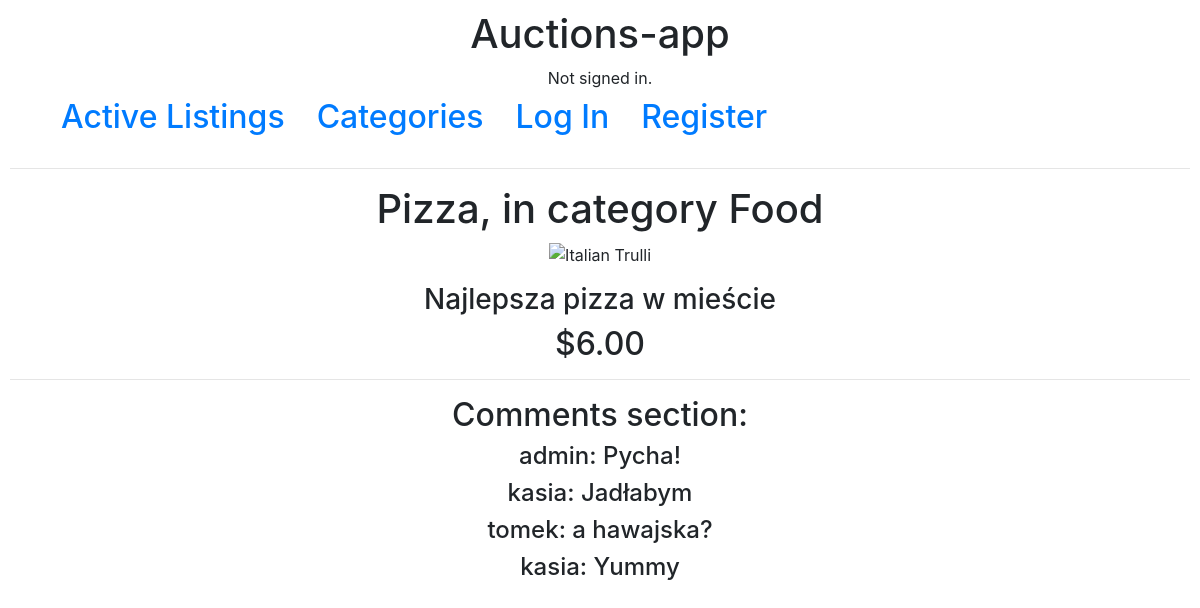
The app's page /13/, older data.
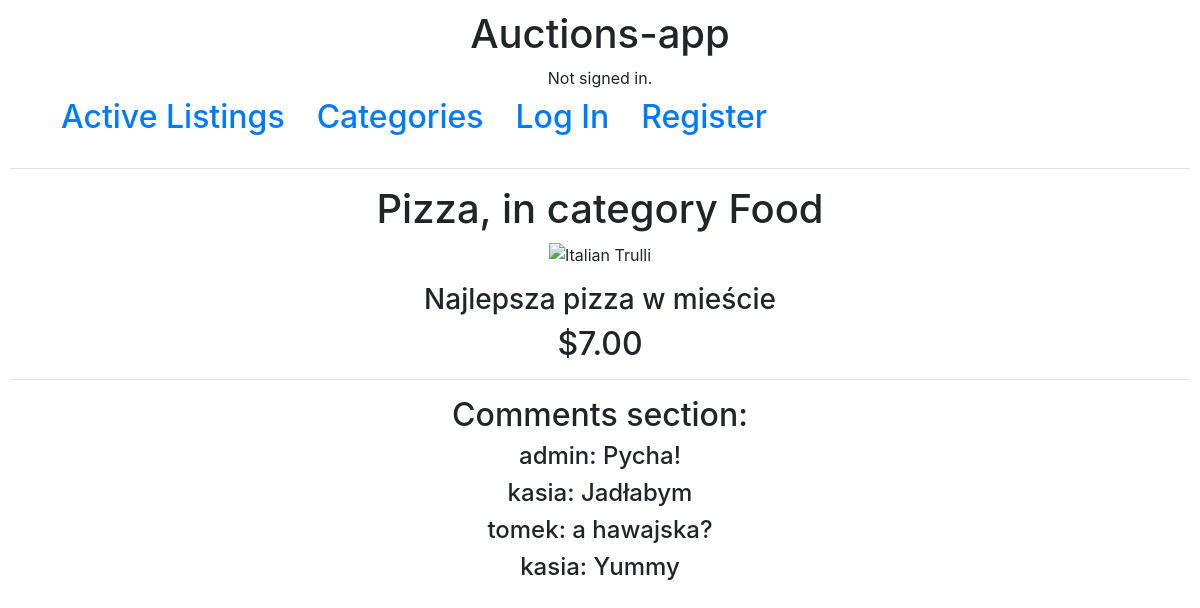
The same page, newer data.
### auctions/models.py (models this page shows, shortened)
class Bid(models.Model):
    listing_id = models.ForeignKey(Listing, on_delete=models.CASCADE, related_name="listing")
    user_id = models.ForeignKey(User, on_delete=models.CASCADE, related_name="user")
    price = models.DecimalField(max_digits=19, decimal_places=2, blank=False, validators=[MinValueValidator(1)])
    class Meta:
        get_latest_by = 'price'

### auctions/views.py (the view)
# urls.py: path("<int:listing_id>/", views.listing, name="listing"),
def listing(request, listing_id):
    b = Bid.objects.annotate(
    highest=Max('listing_id__listing__price')
).filter(
    price=F('highest'))
    listing = Listing.objects.get(id=listing_id)
    form = bid_form()
    form_comment = new_comment()
    for i in b:
        if i.listing_id == listing:
            b = i
    on_watchlist = False
    try:
        username = request.user.username
        user=User.objects.get(username=username)
        on_watchlist = Watch.objects.get(user=user, auction=listing)
    except:
        on_watchlist = False
    comments = Comment.objects.filter(listing_id=listing)
    return render(request, "auctions/listing.html", {
        "listing_id":listing_id,
        "listing":Listing.objects.get(id=listing_id),
        "bid":b,
        "form":form,
        "on_watchlist":on_watchlist,
        "comments":comments,
        "new_comment":form_comment,
    })

### auctions/models.py (called while the page is built)
    def __str__(self):
        return f"{self.title}, in category {self.category}"

### auctions/templates/auctions/listing.html (shortened to what this page needs)
{% extends "auctions/layout.html" %}
{% block body %}
    <h1 align='center'>{{listing}}</h1>
            <div>
                <p class="aligncenter">
                    <img src="/media/{{listing.img}}" alt="Italian Trulli">
                </p>
            </div>
        <div>
        <h3 align="center"> {{listing.description}} </h3>
        <h2 align="center"> ${{bid.price}} </h2>
        </div>
    <p>
    <hr>
    <h2 align="center"> Comments section: </h2>
    {% for comment in comments %}
    <div>
        <h4 align="center">{{comment.user_id.username}}: {{comment.text}}</h4>
    </div>
    {% endfor %}
{% endblock %}

Row changes from the older to the newer data that the page shows:
no longer on this page (row unchanged): Bid: price "6.00"
added Bid: price "7.00"
